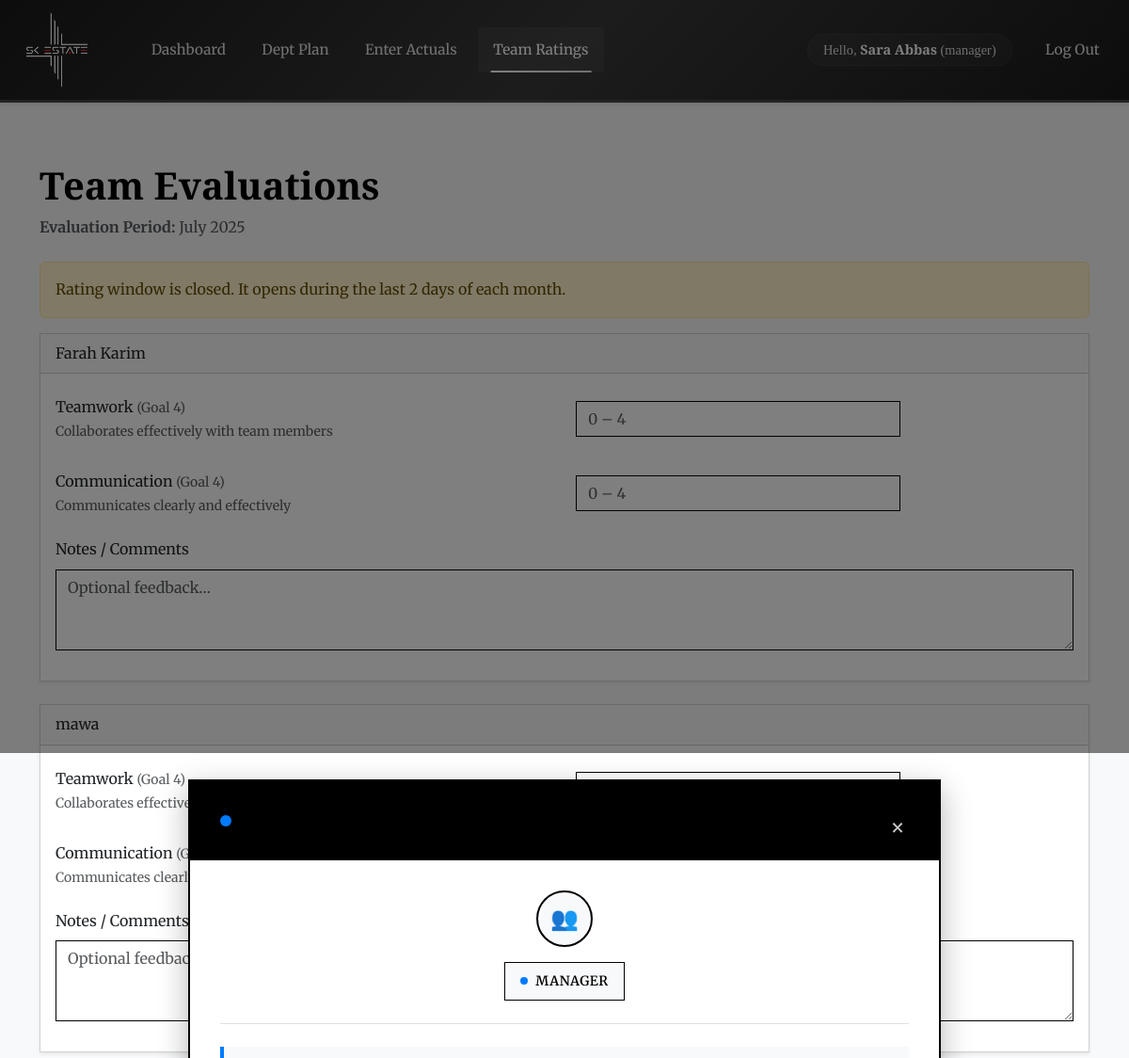
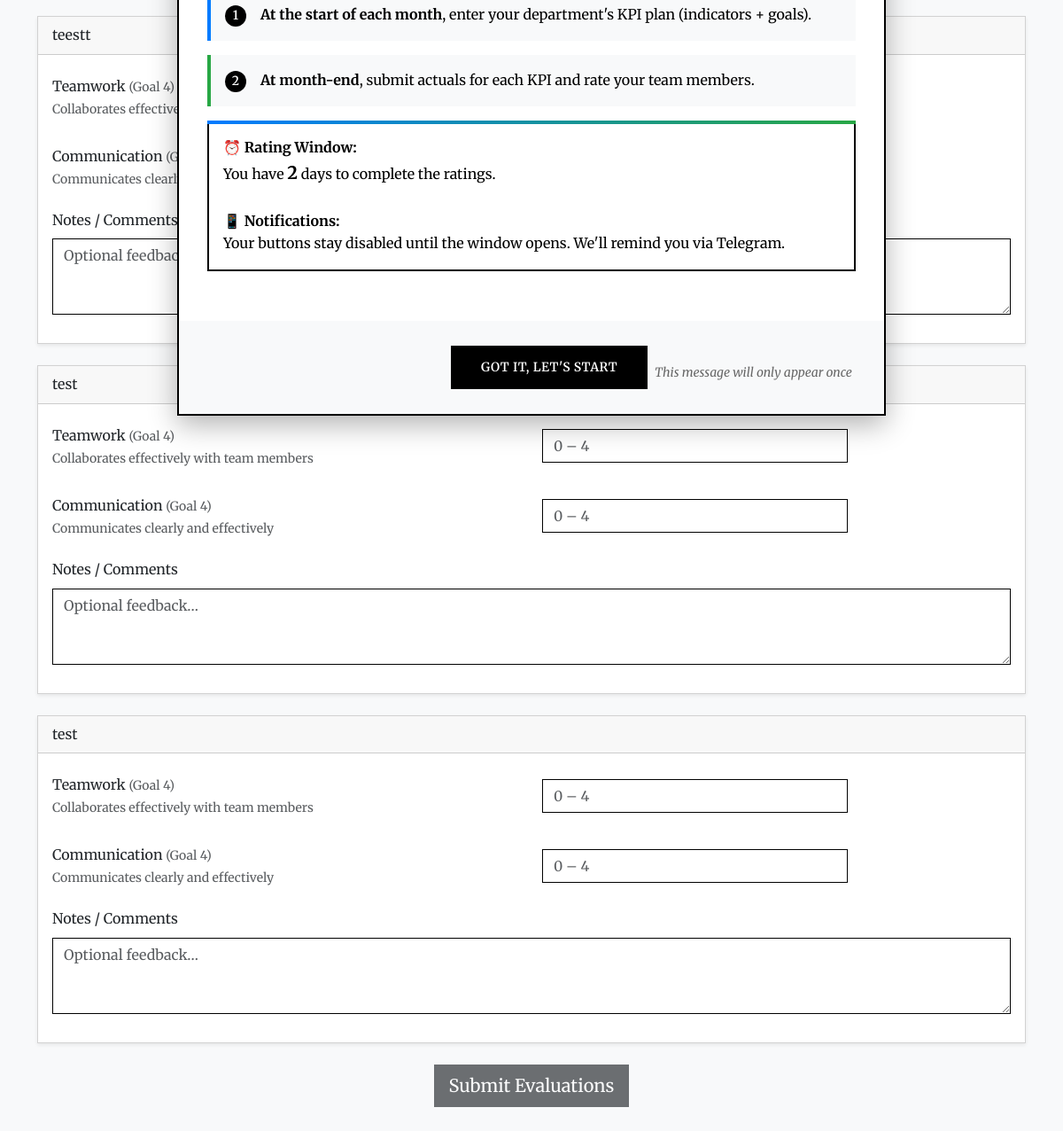
The page /evaluate.php (signed in) on the database its author committed (2 pictures, top to bottom).
### tables this page shows
CREATE TABLE `users` (
  `user_id` int(11) NOT NULL,
  `name` varchar(100) NOT NULL,
  `email` varchar(255) NOT NULL,
  `password_hash` varchar(255) NOT NULL,
  `role_id` int(11) NOT NULL,
  `dept_id` int(11) DEFAULT NULL,
  `phone` varchar(20) DEFAULT NULL,
  `telegram_chat_id` bigint(20) DEFAULT NULL,
  `position` varchar(100) DEFAULT NULL,
  `birth_date` date DEFAULT NULL,
  `hire_date` date DEFAULT NULL,
  `rating_window_days` int(11) DEFAULT 0,
  `active` tinyint(1) DEFAULT 1,
  `email_verified` tinyint(1) DEFAULT 0,
  `email_verification_token` varchar(255) DEFAULT NULL,
  `email_verification_expires` datetime DEFAULT NULL
);

CREATE TABLE `individual_indicators` (
  `indicator_id` int(11) NOT NULL,
  `name` varchar(255) NOT NULL,
  `description` text DEFAULT NULL,
  `category` enum('individual','manager') NOT NULL,
  `responsible_departments` varchar(255) DEFAULT NULL,
  `default_goal` float NOT NULL,
  `default_weight` int(11) DEFAULT NULL,
  `sort_order` int(11) NOT NULL,
  `active` tinyint(1) DEFAULT 1
);

### partials/eval_target_card.php (the view, shortened to what the rows shown need)
<div class="card mb-4 shadow-sm">
 <div class="card-header <?= !empty($targetIsManager) ? 'bg-secondary text-white' : '' ?>">
   <?php if (!empty($targetIsManager)): ?>
     <?= $p['name']  ?>
   <?php else: ?>
     <?= htmlspecialchars($p['name'])  ?>
   <?php endif; ?>
 </div>
  <div class="card-body">
    <?php
      $row = function(array $ind) use ($p) {
        $goal = (float)$ind['default_goal'];
        $desc = trim($ind['description'] ?? '');
        $short = $desc;
        $needsToggle = false;
        if ($desc !== '') {
            $sentences = preg_split('/(?<=[.?!])\s+(?=[A-Z0-9])/u', $desc);
            if ($sentences && count($sentences) > 2) {
                $needsToggle = true;
                $short = implode(' ', array_slice($sentences, 0, 2));
            }
        }
        ?>
        <div class="row mb-3 align-items-center">
          <label class="col-md-6 col-form-label">
            <?= htmlspecialchars($ind['name']) ?>
            <small class="text-muted">(Goal&nbsp;<?= $goal ?>)</small>
            <?php if ($desc !== ''): ?>
              <div
                class="indicator-desc text-muted small mt-1"
                data-full="<?= htmlspecialchars($desc, ENT_QUOTES) ?>"
                data-short="<?= htmlspecialchars($short, ENT_QUOTES) ?>"
                <?php if ($needsToggle): ?>data-toggle="1"<?php endif; ?>
              >
                <span class="desc-text">
                  <?= htmlspecialchars($needsToggle ? $short : $desc) ?>
                </span>
                <?php if ($needsToggle): ?>
                  <a href="#" class="toggle-desc ms-1">(read more)</a>
                <?php endif; ?>
              </div>
            <?php endif; ?>
          </label>
          <div class="col-md-4">
            <input
              type="number" class="form-control"
              step="0.1" min="0" max="<?= $goal ?>"
              placeholder="0 – <?= $goal ?>"
              name="ratings[<?= $p['user_id'] ?>][<?= $ind['indicator_id'] ?>]"
              required
            >
          </div>
        </div>
        <?php
    };
    ?>
    <?php foreach ($indShared as $ind) $row($ind); ?>
    <div class="mb-3">
      <label class="form-label">Notes / Comments</label>
      <textarea
        class="form-control"
        name="notes[<?= $p['user_id'] ?>]"
        rows="3"
        placeholder="Optional feedback…"></textarea>
    </div>
  </div>
</div>

### partials/navbar.php (shortened to what the rows shown need)
<?php
require_once __DIR__ . '/../backend/user_controller.php';
$user      = getUser($_SESSION['user_id']);
$roleName  = htmlspecialchars($_SESSION['role_name'] ?? '');
$userName  = htmlspecialchars($user['name']       ?? '');
?>
<!DOCTYPE html>
<html lang="en">
<head>
<link href="https://cdn.jsdelivr.net/npm/bootstrap@5.3.0/dist/css/bootstrap.min.css" rel="stylesheet">
<link href="https://cdn.jsdelivr.net/npm/bootstrap-icons@1.11.3/font/bootstrap-icons.css" rel="stylesheet">
<link rel="stylesheet" href="./assets/css/style.css">
</head>
<body>
<nav class="navbar navbar-expand-lg navbar-dark bg-dark mb-4">
  <div class="container-fluid">
    <div class="collapse navbar-collapse" id="navMenu">
      <ul class="navbar-nav ms-auto align-items-center">
        <li class="nav-item me-3">
          <span class="navbar-text">
            Hello, <strong><?= $userName ?></strong> (<?= $roleName ?>)
          </span>
        </li>
      </ul>
    </div>
  </div>
</nav>
</body>
</html>

### evaluate.php (shortened to what the rows shown need)
<?php
require_once __DIR__ . '/backend/user_controller.php';
require_once __DIR__ . '/backend/evaluation_controller.php';
require_once __DIR__ . '/backend/indicator_controller.php';
require_once __DIR__ . '/backend/department_controller.php';
require_once __DIR__ . '/backend/settings_controller.php';
$settingsRepo = new Backend\SettingsRepository($pdo);
$globalDays = (int)($settingsRepo->getSetting('evaluation_deadline_days') ?? 2);
function isWindowOpen(array $user): bool
{
    global $globalDays;
    $days = $user['rating_window_days'] ?? $globalDays;
    $today      = new DateTimeImmutable('today');
    $endOfMonth = $today->modify('last day of this month');
    $diffDays   = (int)$today->diff($endOfMonth)->format('%a');
    return $diffDays < $days;
}
$user     = getUser($_SESSION['user_id']);
$roleId   = (int)$user['role_id'];
$monthKey = $_GET['month'] ?? date('Y-m-01');
$indRepo  = $indRepo  ?? new IndicatorRepository($pdo);
$evalRepo = $evalRepo ?? new EvaluationRepository($pdo);
$deptRepo = $deptRepo ?? new DepartmentRepository($pdo);
$indShared   = $indRepo->fetchIndividualIndicators(true, 'individual');
$indManager  = $indRepo->fetchIndividualIndicators(true, 'manager');
$hasSubmitted = false;
if (in_array($roleId, [ROLE_MANAGER, ROLE_EMPLOYEE], true)) {
    $hasSubmitted = $evalRepo->hasUserSubmittedForMonth($user['user_id'], $monthKey);
}
if ($roleId === ROLE_ADMIN) {
    $deptFilter    = $_GET['dept'] ?? '';
    $allDepts      = $deptRepo->fetchAllDepartments();
    $allEvals      = $evalRepo->fetchIndividualEvaluations($monthKey, $deptFilter ?: null);
} elseif ($roleId === ROLE_MANAGER) {
    $team          = $evalRepo->fetchTeamMembers($user['user_id']);
}
include __DIR__ . '/partials/navbar.php';
include __DIR__ . '/partials/intro_modal.php';
?>
<!DOCTYPE html>
<html lang="en">
<head>
  <link href="https://cdn.jsdelivr.net/npm/bootstrap@5.3.0/dist/css/bootstrap.min.css" rel="stylesheet">
  <link rel="stylesheet" href="./assets/css/style.css">
</head>
<body class="bg-light font-serif">
<div class="container py-4">
  <?php if ($roleId === ROLE_ADMIN): ?>
    <h1 class="mb-4">All Individual Evaluations</h1>
    <form class="row g-3 mb-4" method="get">
      <div class="col-md-3">
        <label class="form-label">Month</label>
        <input type="month" name="month" value="<?= date('Y-m',strtotime($monthKey)) ?>" class="form-control">
      </div>
      <div class="col-md-3">
        <label class="form-label">Department</label>
        <select name="dept" class="form-select">
          <option value="">All</option>
          <?php foreach ($allDepts as $d): ?>
            <option value="<?= $d['dept_id'] ?>" <?= $deptFilter==$d['dept_id']?'selected':'' ?>>
              <?= htmlspecialchars($d['dept_name']) ?>
            </option>
          <?php endforeach; ?>
        </select>
      </div>
      <div class="col-auto align-self-end">
        <button class="btn btn-dark">Filter</button>
      </div>
    </form>
    <div class="table-responsive mb-5">
      <table class="table table-striped table-bordered align-middle">
        <thead class="table-dark">
          <tr>
            <th>Month</th><th>Department</th><th>Evaluator</th><th>Target</th>
            <th>Indicator</th><th>Rating</th><th>Date</th>
          </tr>
        </thead>
        <tbody>
        <?php foreach ($allEvals as $ev): ?>
          <tr>
            <td><?= $ev['month'] ?></td>
            <td><?= $ev['dept_name'] ?? '-' ?></td>
            <td><?= htmlspecialchars($ev['evaluator']) ?></td>
            <td><?= htmlspecialchars($ev['evaluatee']) ?></td>
            <td><?= htmlspecialchars($ev['indicator']) ?></td>
            <td><?= $ev['rating'] ?></td>
            <td><?= date('Y-m-d',strtotime($ev['date_submitted'])) ?></td>
          </tr>
        <?php endforeach; ?>
        </tbody>
      </table>
    </div>
  <?php else:
        $windowOpen = isWindowOpen($user);
  ?>
    <h1 class="mb-2"><?= $roleId===ROLE_EMPLOYEE? 'Peer Evaluations' : 'Team Evaluations' ?></h1>
    <p class="text-muted mb-4">
      <strong>Evaluation Period:</strong> <?= date('F Y', strtotime($monthKey)) ?>
    </p>
    <?php if (!$windowOpen): ?>
      <div class="alert alert-warning">
        Rating window is closed. It opens during the last
        <?= ($user['rating_window_days'] ?? $globalDays) ?>
        day<?= (($user['rating_window_days'] ?? $globalDays) > 1 ? 's' : '') ?> of each month.
      </div>
    <?php endif; ?>
    <?php if (!$hasSubmitted): ?>
    <form method="post" id="evaluationForm">
      <?php if ($roleId === ROLE_EMPLOYEE):  ?>
      <?php foreach ($peers as $p): ?>
          <?php
              $targetIsManager = false;
              $indicatorSet    = $indShared;
              include __DIR__ . '/partials/eval_target_card.php';
          ?>
        <?php endforeach; ?>
                <?php if (!empty($managerRow)): ?>
          <?php
              $targetIsManager = true;
              $indicatorSet    = $indManager;
              $p               = $managerRow;
              $p['name'] = '<span class="manager-badge"></span>' . htmlspecialchars($p['name']);
              include __DIR__ . '/partials/eval_target_card.php';
          ?>
        <?php endif; ?>
      <?php else:  ?>
        <?php foreach ($team as $p): ?>
          <?php $targetIsManager = false; include __DIR__ . '/partials/eval_target_card.php'; ?>
        <?php endforeach; ?>
      <?php endif; ?>
      <div class="text-center my-4">
      </div>
    </form>
    <?php endif; ?>
  <?php endif; ?>
</div>
</body>
</html>

### rows shown on the page
users: name "Sara Abbas", rating_window_days "2"
users: name "Farah Karim", user_id "Optional feedback…"
individual_indicators: name "Teamwork", default_goal "4", description "Collaborates effectively with team members", default_goal "0 – 4", description "Collaborates effectively…"
individual_indicators: name "Communication", default_goal "4", description "Communicates clearly and effectively", default_goal "0 – 4"
users: name "mawa"
users: name "teestt"
users: name "test", user_id "Optional feedback…"
users: name "test", user_id "Optional feedback…"

### other values the page prints
$roleName "manager"
$windowDays "2"
